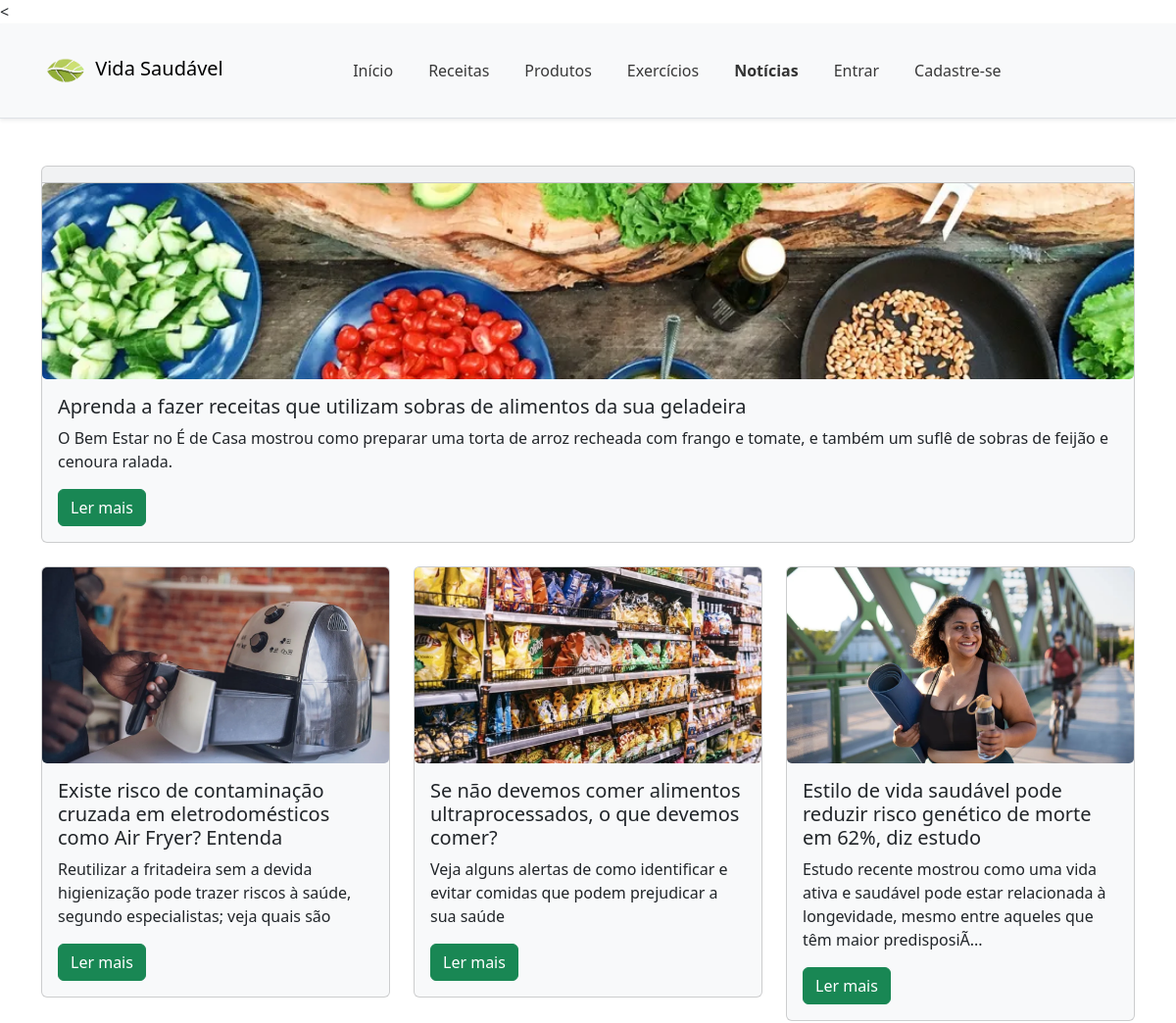
/noticia22.php (upper part), run on an earlier commit of the app's database.
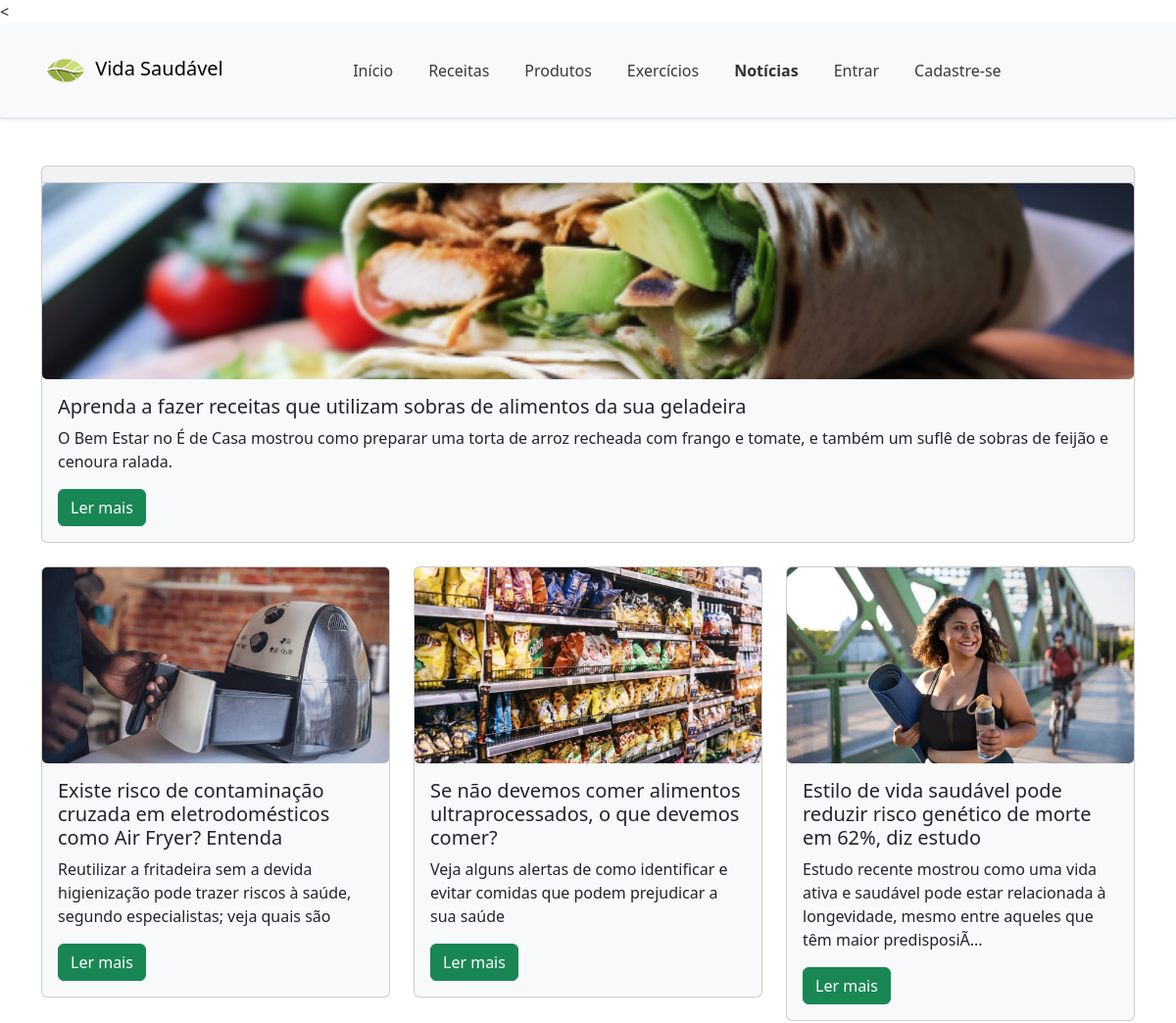
And on a later commit of the database.
### tables this page shows
CREATE TABLE IF NOT EXISTS `noticia` (
  `id` int NOT NULL AUTO_INCREMENT,
  `titulo` varchar(255) NOT NULL,
  `texto` text NOT NULL,
  `link` varchar(255) NOT NULL,
  `imagem_noticia_id` int DEFAULT NULL,
  PRIMARY KEY (`id`),
  KEY `fk_imagem_noticia` (`imagem_noticia_id`)
);

CREATE TABLE IF NOT EXISTS `imagem_noticia` (
  `id` int NOT NULL AUTO_INCREMENT,
  `caminho` varchar(255) NOT NULL,
  PRIMARY KEY (`id`)
);

### noticia22.php (the view, shortened to what this page needs)
<<?php require_once "conexao.php" ?>
<!DOCTYPE html>
<html lang="pt-br">
<head>
  <link href="https://cdn.jsdelivr.net/npm/bootstrap@5.3.0-alpha1/dist/css/bootstrap.min.css" rel="stylesheet">
  <link href="noticias.css" rel="stylesheet">
</head>
<body>
<header class="header bg-light sticky-top border-bottom shadow-sm">
    <div class="container">
        <nav class="navbar navbar-expand-lg">
            <a class="navbar-brand" href="#">
                <img src="img/logo.png" alt="Logo" style="height: 50px; width: auto; object-fit: contain;">
                Vida Saudável
            </a>
            <div class="collapse navbar-collapse" id="navbarNav">
                <ul class="navbar-nav mx-auto">
                    <li class="nav-item">
                        <a class="nav-link" href="principal.php">Início</a>
                    </li>
                    <li class="nav-item">
                        <a class="nav-link" href="receitas.php">Receitas</a>
                    </li>
                    <li class="nav-item">
                        <a class="nav-link" href="produtos.php">Produtos</a>
                    </li>
                    <li class="nav-item">
                        <a class="nav-link" href="exercicios_git.php">Exercícios</a>
                    </li>
                    <li class="nav-item">
                        <a class="nav-link active" href="noticia22.php">Notícias</a>
                    </li>
                    <li class="nav-item">
                        <a class="nav-link" href="login_tcc.php">Entrar</a>
                    </li>
                    <li class="nav-item">
                        <a class="nav-link" href="Cadastro_cliente_git.php">Cadastre-se</a>
                    </li>
                </ul>
            </div>
        </nav>
    </div>
</header>
<div class="container mt-5">
    <div class="row">
        <?php
$sql = "SELECT n.titulo, n.texto, n.link, img.caminho AS caminho_imagem
        FROM noticia AS n
        INNER JOIN imagem_noticia AS img ON n.imagem_noticia_id = img.id
        ORDER BY RAND() LIMIT 7";
$result = $conn->query($sql);
if ($result->num_rows > 0) {
    $count = 0;
    while($row = $result->fetch_assoc()) {
        $count++;
        $card_class = ($count == 1) ? 'col-lg-15 mb-4' : 'col-lg-4 mb-4';
        $text_class = ($count == 1) ? 'card-text text-start' : 'card-text';
        echo '<div class="' . $card_class . '">';
        echo '<div class="card bg-light">';
        if ($count == 1) {
            echo '<div class="card-header"></div>';
        }
        $caminho_imagem = $row["caminho_imagem"];
        echo '<img src="' . $caminho_imagem . '" class="card-img card-img-top" alt="Imagem da notícia">';
        echo '<div class="card-body">';
        echo '<h5 class="card-title">' . $row["titulo"] . '</h5>';
        $texto = $row["texto"];
        if (strlen($texto) > 140 && $count != 1) {
            $texto = substr($texto, 0, 140) . '...';
        }
        echo '<p class="' . $text_class . '">' . $texto . '</p>';
        echo '<a href="' . $row["link"] . '" class="btn btn-success" target="_blank">Ler mais</a>';
        echo '</div>';
        echo '</div>';
        echo '</div>';
    }
} else {
    echo "0 resultados";
}
?>
    </div>
</div>
</body>
</html>

### noticias.css (style rules this page uses)
.header { padding: 10px 0; }
.navbar-nav { display: flex; justify-content: center; width: 100%; }
.nav-link { color: #383838 !important; margin-right: 20px; }
.nav-link.active { font-weight: bold; color: #333 !important; }
.collapse.navbar-collapse { justify-content: flex-end; }

### noticia22.php (style rules this page uses)
.card-img { width: 100%; height: 200px; object-fit: cover; }

What changed in the data, as far as the page shows it:
changed noticia "Aprenda a fazer receitas que utilizam sobras de alimentos da sua geladeira": imagem_noticia.caminho: a different picture
